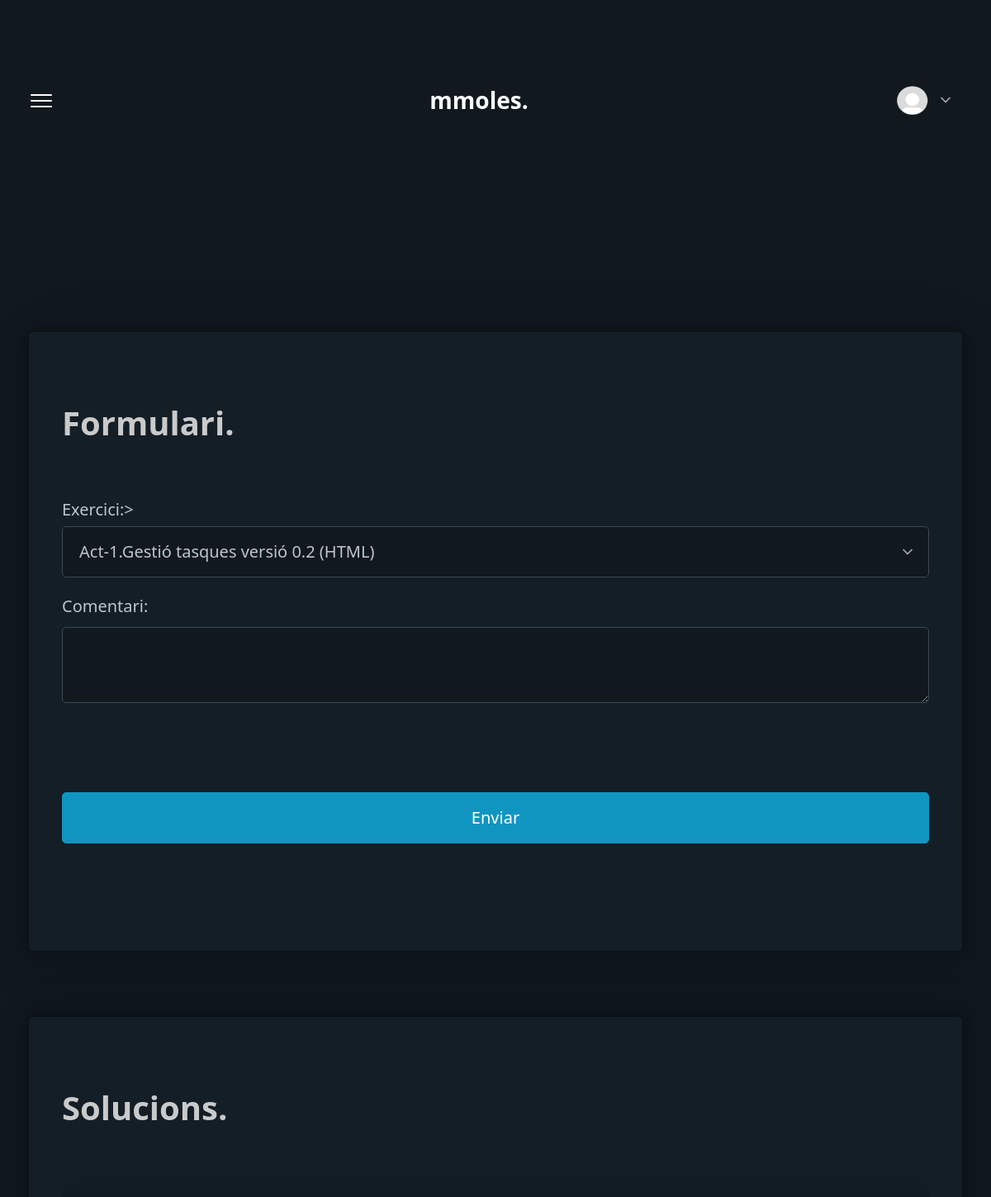
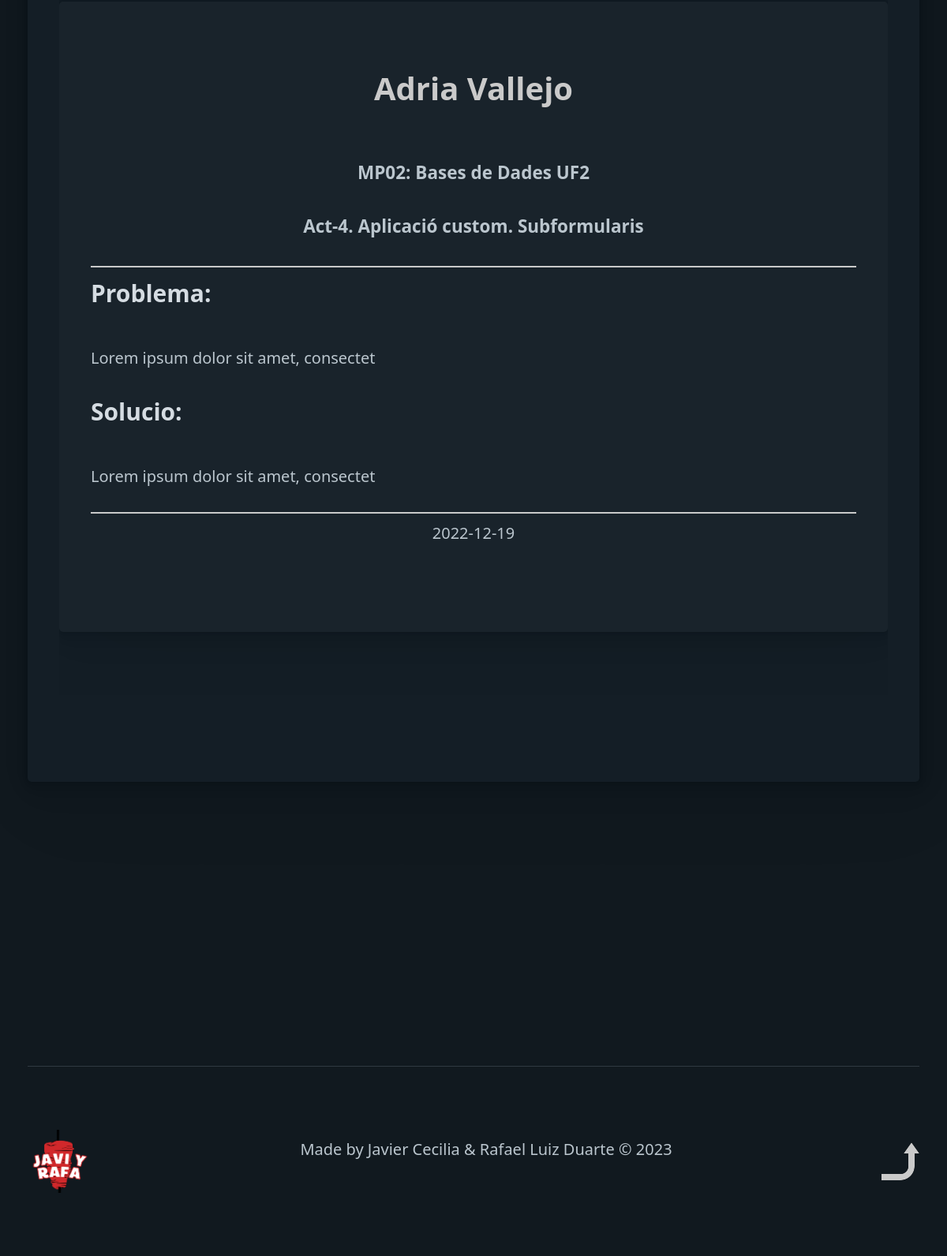
/lista.php (signed in), run on the app's committed database (2 pictures, top to bottom).
### tables this page shows
CREATE TABLE consultes (
    id_consulta INT PRIMARY KEY AUTO_INCREMENT,
    
    usuario_consulta_FK INT,
    FOREIGN KEY (usuario_consulta_FK) REFERENCES usuarios(id_usuario),

    exercici_FK INT,
    FOREIGN KEY (exercici_FK) REFERENCES exercicis(id_exercici),

    profesor_FK INT,
    FOREIGN KEY (profesor_FK) REFERENCES usuarios(id_usuario),

    comentari LONGTEXT,

    hora VARCHAR(100),

    date DATE,

    resposta LONGTEXT,

    acabada BOOLEAN
);

CREATE TABLE usuarios (
    id_usuario INT PRIMARY KEY AUTO_INCREMENT,

    nom VARCHAR(50),
    
    cognom  VARCHAR(100),

    email VARCHAR(255),

    perfil_img LONGTEXT,

    usuario VARCHAR(255),

    password VARCHAR(255),

    permis INTEGER,
    FOREIGN KEY (permis) REFERENCES permis(id_permis)

);

CREATE TABLE moduls (
    id_modul INT PRIMARY KEY AUTO_INCREMENT,

    modul VARCHAR(255),

    uf VARCHAR(255),

    profesor INT,
    FOREIGN KEY (profesor) REFERENCES usuarios (id_usuario)
);

CREATE TABLE exercicis (
    id_exercici INT PRIMARY KEY AUTO_INCREMENT,

    modul_FK INTEGER,
    FOREIGN KEY (modul_FK) REFERENCES moduls (id_modul),

    exercici VARCHAR(255)
);

### lista.php (the view, shortened to what this page needs)
<!DOCTYPE html>
<html lang="en" data-theme="dark">
<head>
    <link rel="stylesheet" href="css/pico.min.css">
    <link rel="stylesheet" href="css/style.css">
</head>
<body class="container">
    <?php
        $con = mysqli_connect("localhost","rduart","u8EnMnxo#","rduart") or exit(mysqli_connect_error());
        $sql = "SELECT * FROM usuarios WHERE usuario = '".$_SESSION["usuario"]."'";
        $usuarios_foto = mysqli_query($con,$sql) or exit(mysqli_error($con));
        $usuario_foto = mysqli_fetch_array($usuarios_foto);
        if ($usuario_foto["perfil_img"] == "") {
            $foto_perfil = "default.png";
        } else {
            $foto_perfil = $usuario_foto["perfil_img"];
        }
    ?>
    <header>
        <nav>
            <ul>
                <li><a class="secondary pointer" onclick="mostrar()"><img src="img/menu_icon.png" alt="" width="30px"></a></li>
            </ul>
            <ul>
                <li><strong class="title"><?php echo $_SESSION["usuario"] ?>.</strong></li>
            </ul>
            <details role="list" dir="rtl">
                <summary><img class="profile" src="./img/user_img/<?php echo $foto_perfil ?>"></summary>
            </details>
        </nav>
    </header>
    <main>
        <article>
            <h1>Formulari.</h1>
            <form action="pages/consultes/consultes_save.php" method="POST">
                    <label for="exercici">Exercici:>
                        <select name="exercici" id="exercici">
                            <?php
                                $sql = "SELECT * FROM exercicis";
                                $exercicis_select = mysqli_query($con,$sql) or exit(mysqli_error($con));
                            ?>
                            <?php while($exercici_select = mysqli_fetch_array($exercicis_select)){ ?>
                                <option value="<?php echo $exercici_select["id_exercici"] ?>">
                                    <?php echo $exercici_select["exercici"] ?>
                                </option>
                            <?php } ?>
                        </select>
                <label for="comentari">Comentari:</label>
                <textarea name="comentari" id="comentari" type="text" required></textarea>
                <input type="submit" value="Enviar" role="button" class="boto">
            </form>
        </article>
        <?php
        $sql="SELECT * FROM consultes WHERE NOT resposta = ''";
        $buidas = mysqli_query($con,$sql) or exit(mysqli_error($con));
        $buida = mysqli_fetch_array($buidas);
        if (empty($buida["id_consulta"])){
        }else {
        ?>
        <article>
            <figure>
                <h1>Solucions.</h1>
                <?php
                $sql="SELECT * FROM consultes WHERE NOT resposta = ''";
                $consultes_so = mysqli_query($con,$sql) or exit(mysqli_error($con));
                while($consulte_so = mysqli_fetch_array($consultes_so)) { ?>
                    <article id="card">
                        <div class="card">
                        <h1 class="text_center">
                                <?php
                                $sql = "SELECT * FROM usuarios WHERE id_usuario =".$consulte_so["usuario_consulta_FK"];
                                $usuaris_so = mysqli_query($con,$sql) or exit(mysqli_error($con));
                                $usuari_so = mysqli_fetch_array($usuaris_so);
                                echo $usuari_so["nom"]." ".$usuari_so["cognom"];
                                ?>
                            </h1>
                            <div>
                                <?php
                                $sql = "SELECT * FROM exercicis WHERE id_exercici =".$consulte_so["exercici_FK"];
                                $exercicis = mysqli_query($con,$sql) or exit(mysqli_error($con));
                                $exercici = mysqli_fetch_array($exercicis);
                                $sql = "SELECT * FROM moduls WHERE id_modul = ".$exercici["modul_FK"];
                                $moduls_ex = mysqli_query($con,$sql) or exit(mysqli_error($con));
                                $modul_ex = mysqli_fetch_array($moduls_ex);
                                ?>
                                <h5 class="text_center">
                                <?php
                                echo $modul_ex["modul"]." ".$modul_ex["uf"];
                                ?>
                                </h5>
                            </div>
                            <div>
                                <h5 class="text_center">
                                <?php
                                echo $exercici["exercici"];
                                ?>
                                </h5>
                            </div>
                            <div class="linea"></div>
                            <div>
                                <h3>Problema:</h3>
                                <p>
                                <?php
                                echo $consulte_so["comentari"];
                                ?>
                                </p>
                            </div>
                            <div>
                                <h3>Solucio:</h3>
                                <p>
                                <?php
                                echo $consulte_so["resposta"];
                                ?>
                                </p>
                            </div>
                            <div class="linea"></div>
                            <p class="text_center"><?php echo $consulte_so["date"] ?></p>
                        </div>
                    </article>
                <?php } ?>
            </figure>
        </article>
        <?php } ?>
    </main>
    <footer id="footer">
        <div>
            <img src="img/logo.png" class="logo">
        </div>
        <div>
            <p>
                Made by Javier Cecilia & Rafael Luiz Duarte © <?php echo date("Y"); ?>
            </p>
        </div>
        <div>
            <a href="#"><img src="img/arrow-up_icon-rev.png" class="flecha"></a>
        </div>
    </footer>
</body>
</html>

### css/style.css (style rules this page uses)
html { scroll-behavior: smooth; }
h1 { color: rgb(202, 202, 202); }
details[role=list] summary:not([role]) { height: calc(1rem * var(--line-height) + var(--form-element-spacing-vertical) * 2 + var(--border-width) * 2); padding: var(--form-element-spacing-vertical) var(--form-element-spacing-horizontal); border-radius: var(--border-radius); background-color: var(--form-element-background-color); color: var(--form-element-placeholder-color); line-height: inherit; border: none !important; cursor: pointer; transition: none !important; }
details[role=list] summary::after, li[role=list]>a::after { height: 40px; }
nav details { margin: auto 0; }
.title { font-size: 28px; font-weight: bold; color: white; }
.boto { margin-top: 80px; }
.pointer { cursor: pointer; }
.text_center { text-align: center; }
.linea { border: #CACACA 1px solid; margin-top: 10px; margin-bottom: 10px; }
.profile { width: 40px; height: 40px; border-radius: 50%; }
#card { background-color: #19232B !important; }
#footer { display: flex; justify-content: space-between; align-items: center; gap: 40px; margin-top: 200px; border-top: 1px solid #303941; }
#footer p { text-align: center; }
#footer .logo { width: 80px; }

### data on the page
consultes: usuario_consulta_FK.nom "Adria", usuario_consulta_FK.cognom "Vallejo", moduls.modul "MP02: Bases de Dades", moduls.uf "UF2", exercici_FK.exercici "Act-4. Aplicació custom. Subformularis", comentari "Lorem ipsum dolor sit amet, consectet", resposta "Lorem ipsum dolor sit amet, consectet", date "2022-12-19"

### other printed values
$_SESSION["usuario"] "mmoles"
form field exercici "Act-1.Gestió tasques versió 0.2 (HTML)"
